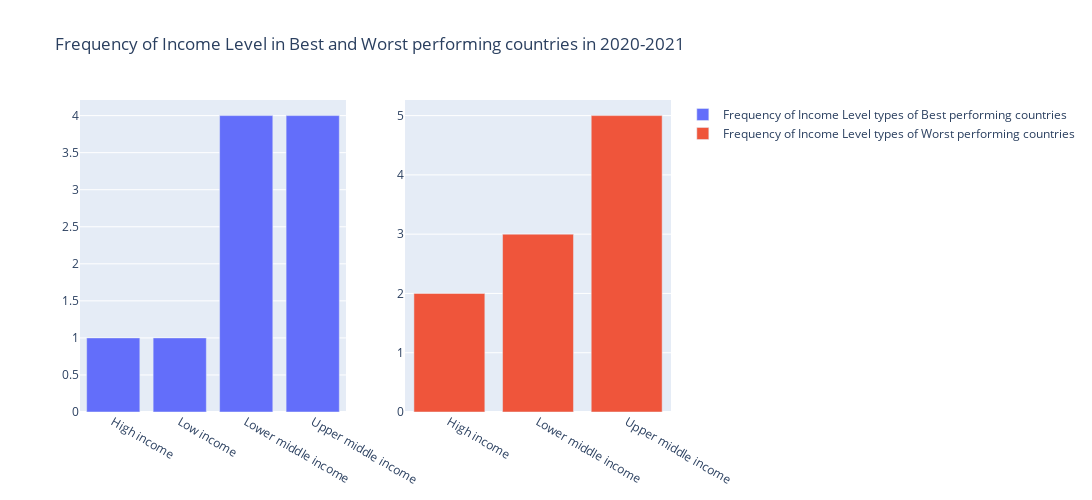

Source (notebook cell):
### Code cell
# Create a plot to display the income levels of the best and worst performing countries
from plotly.subplots import make_subplots
import plotly.graph_objects as go

sub = make_subplots(rows=1, cols=2)

sub.add_trace(go.Bar(x=best_income_level.index, y=best_income_level['Frequency of Income Levels'],name="Frequency of Income Level types of Best performing countries"),
    row=1, col=1
)

sub.add_trace(
    go.Bar(x=income_level_worst.index, y=income_level_worst['Frequency of Income Levels'],name="Frequency of Income Level types of Worst performing countries"),            
    row=1, col=2
)

sub.update_layout(height=500, width=1400, title_text="Frequency of Income Level in Best and Worst performing countries in 2020-2021")
sub.show()

### Figure 1 — Plotly figure (JSON) as saved in the notebook; plotly's stock layout.template omitted (floating-point values rounded to 4 significant figures)
{"data": [{"name": "Frequency of Income Level types of Best performing countries", "type": "bar", "x": ["High income        ", "Low income         ", "Lower middle income", "Upper middle income"], "xaxis": "x", "y": [1, 1, 4, 4], "yaxis": "y"}, {"name": "Frequency of Income Level types of Worst performing countries", "type": "bar", "x": ["High income        ", "Lower middle income", "Upper middle income"], "xaxis": "x2", "y": [2, 3, 5], "yaxis": "y2"}], "layout": {"height": 500, "title": {"text": "Frequency of Income Level in Best and Worst performing countries in 2020-2021"}, "width": 1400, "xaxis": {"anchor": "y", "autorange": true, "domain": [0, 0.45], "range": [-0.5, 3.5], "type": "category"}, "xaxis2": {"anchor": "y2", "autorange": true, "domain": [0.55, 1], "range": [-0.5, 2.5], "type": "category"}, "yaxis": {"anchor": "x", "autorange": true, "domain": [0, 1], "range": [0, 4.211], "type": "linear"}, "yaxis2": {"anchor": "x2", "autorange": true, "domain": [0, 1], "range": [0, 5.263], "type": "linear"}}}
